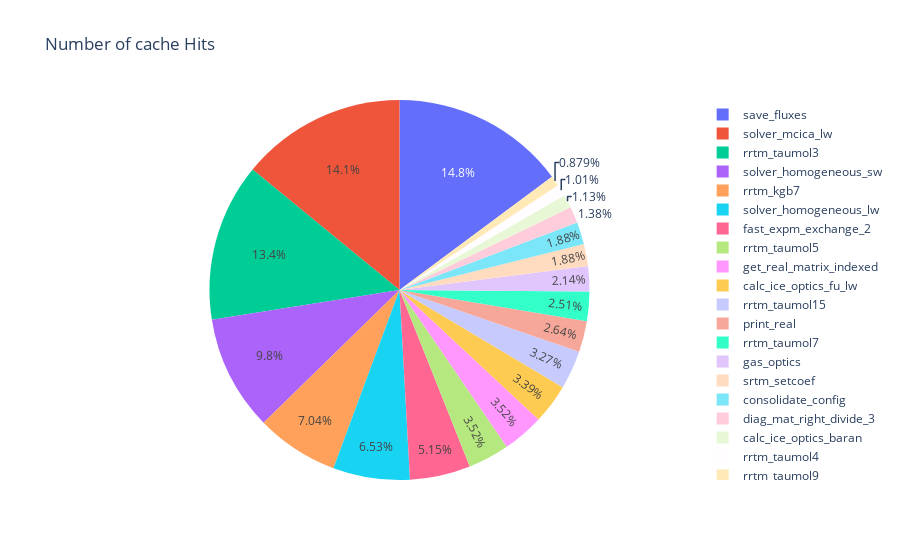

The notebook cell this image was saved under:
### Code cell
data = pd.read_csv("example_omp18_papi.csv")
data1 = pd.read_csv("example_omp1_papi.csv")
data = data[['Function', '#Hits']].head(20)
display(data)
fig = px.pie(data, values='#Hits', names='Function', title='Number of cache Hits')
fig.show()
fig.write_json('./Number of cache hits.json')

### Figure 1 — Plotly figure (JSON) as saved in the notebook; plotly's stock layout.template omitted (floating-point values rounded to 4 significant figures)
{"data": [{"domain": {"x": [0, 1], "y": [0, 1]}, "hovertemplate": "Function=%{label}<br>#Hits=%{value}<extra></extra>", "labels": ["save_fluxes", "solver_mcica_lw", "rrtm_taumol3", "solver_homogeneous_sw", "rrtm_kgb7", "solver_homogeneous_lw", "fast_expm_exchange_2", "rrtm_taumol5", "get_real_matrix_indexed", "calc_ice_optics_fu_lw", "rrtm_taumol15", "print_real", "rrtm_taumol7", "gas_optics", "srtm_setcoef", "consolidate_config", "diag_mat_right_divide_3", "calc_ice_optics_baran", "rrtm_taumol4", "rrtm_taumol9"], "legendgroup": "", "name": "", "showlegend": true, "type": "pie", "values": [118, 112, 107, 78, 56, 52, 41, 28, 28, 27, 26, 21, 20, 17, 15, 15, 11, 9, 8, 7]}], "layout": {"legend": {"tracegroupgap": 0}, "title": {"text": "Number of cache Hits"}}}
